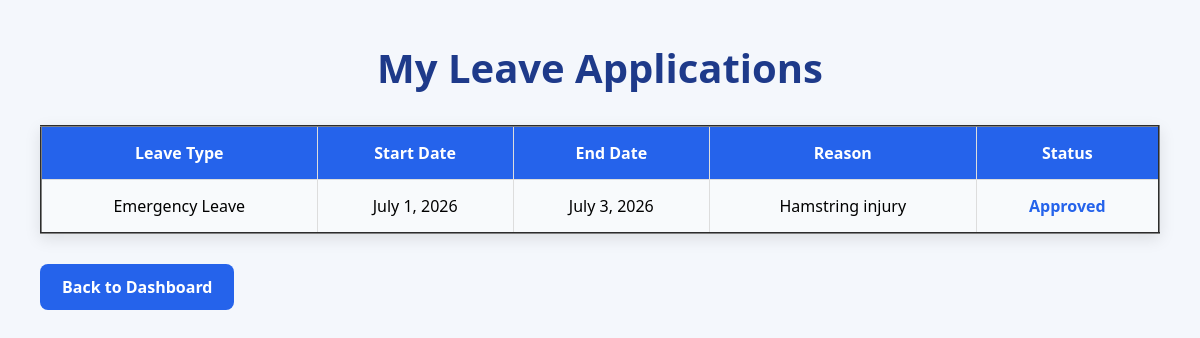
Page /leave/my_leaves/ (signed in) on the committed database.
### leave/models.py (models this page shows, shortened)
class Leave(models.Model):
    user=models.ForeignKey(User,on_delete=models.CASCADE)
    leave_type=models.CharField(max_length=100)
    start_date=models.DateField()
    end_date=models.DateField()
    reason=models.TextField()
    status=models.CharField(max_length=100, default='Pending')

### leave/views.py (the view)
# urls.py: path('my_leaves/',views.my_leaves,name='my_leaves'),
@login_required
def my_leaves(request):
    leaves=Leave.objects.filter(user=request.user)
    return render(request,'my_leave.html',{'leaves':leaves})

### templates/my_leave.html (shortened to what this page needs)
{% load static %}
<!DOCTYPE html>
<html lang="en">
<head>
    <link rel="stylesheet" href="{% static 'css/my_leave.css' %}">
</head>
<body>
    <h1 class="page-title">My Leave Applications</h1>
    <table class="leave-table" border="2px">
        <tr class="table-header">
            <th>Leave Type</th>
            <th>Start Date</th>
            <th>End Date</th>
            <th>Reason</th>
            <th>Status</th>
        </tr>
        {% for i in leaves %}
        <tr class="table-row">
            <td>{{i.leave_type}}</td>
            <td>{{i.start_date}}</td>
            <td>{{i.end_date}}</td>
            <td>{{i.reason}}</td>
            <td class="status">{{i.status}}</td>
        </tr>
        {% empty %}
        <tr>
            <td colspan="5">No Leave Applications Found</td>
        </tr>
        {% endfor %}
    </table>
    <a class="back-btn" href="{% url 'staff_dashboard' %}">Back to Dashboard</a>
</body>
</html>

### static/css/my_leave.css (style rules this page uses)
* { margin: 0; padding: 0; box-sizing: border-box; }
body { min-height: 100vh; background: #f4f7fc; font-family: 'Segoe UI', sans-serif; padding: 40px; }
.page-title { text-align: center; color: #1e3a8a; font-size: 2.5rem; margin-bottom: 30px; }
.leave-table { width: 100%; border-collapse: collapse; background: #ffffff; box-shadow: 0 5px 15px rgba(0, 0, 0, 0.1); margin-bottom: 30px; }
.table-header { background: #2563eb; color: white; }
.leave-table th, .leave-table td { padding: 15px; text-align: center; border: 1px solid #ddd; }
.leave-table tr:nth-child(even) { background: #f8fafc; }
.status { font-weight: bold; color: #2563eb; }
.back-btn { display: inline-block; text-decoration: none; background: #2563eb; color: white; padding: 12px 22px; border-radius: 8px; font-weight: 600; transition: 0.3s; }

### rows in the picture
Leave: leave_type "Emergency Leave", start_date "July 1, 2026", end_date "July 3, 2026", reason "Hamstring injury", status "Approved"
